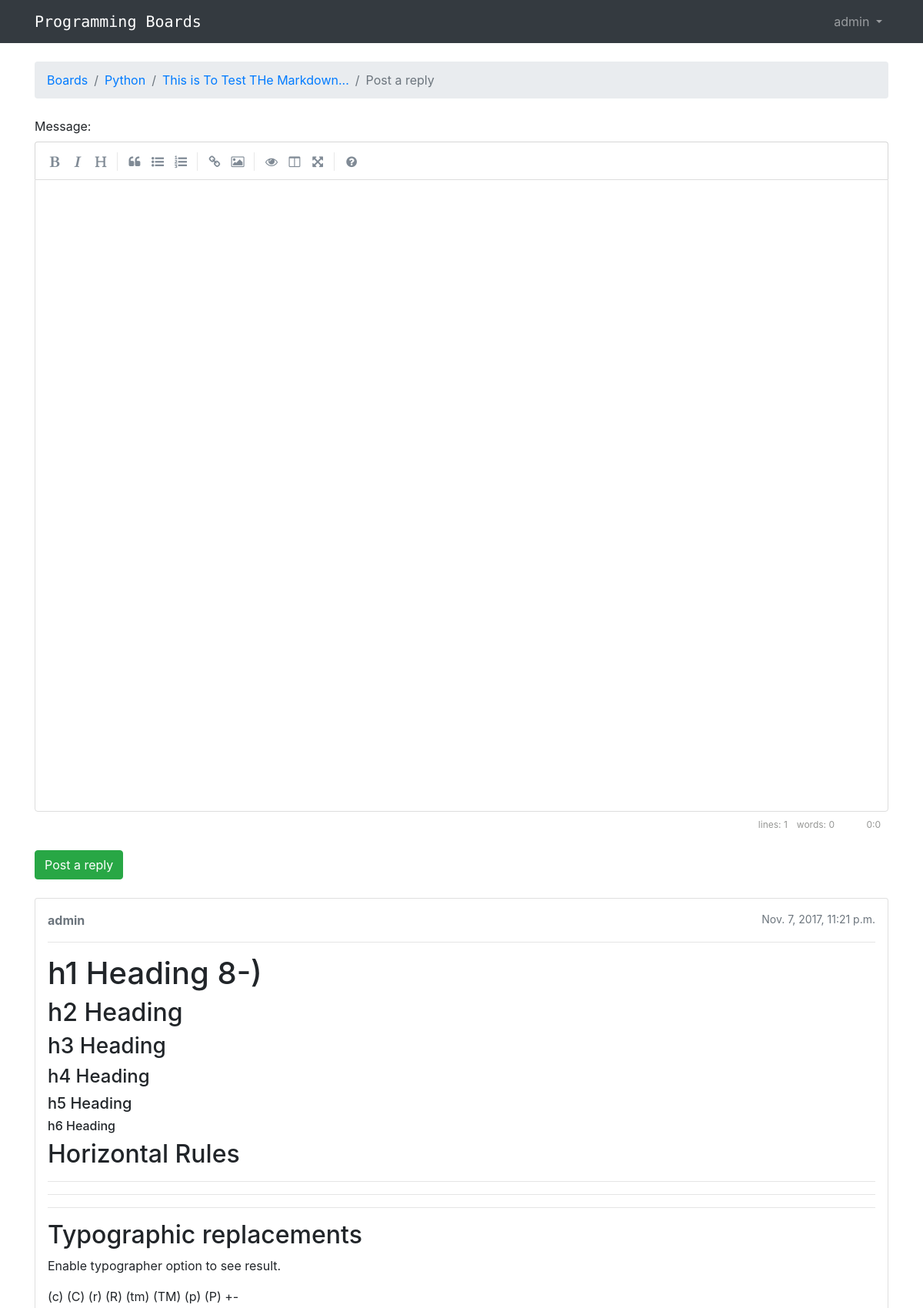
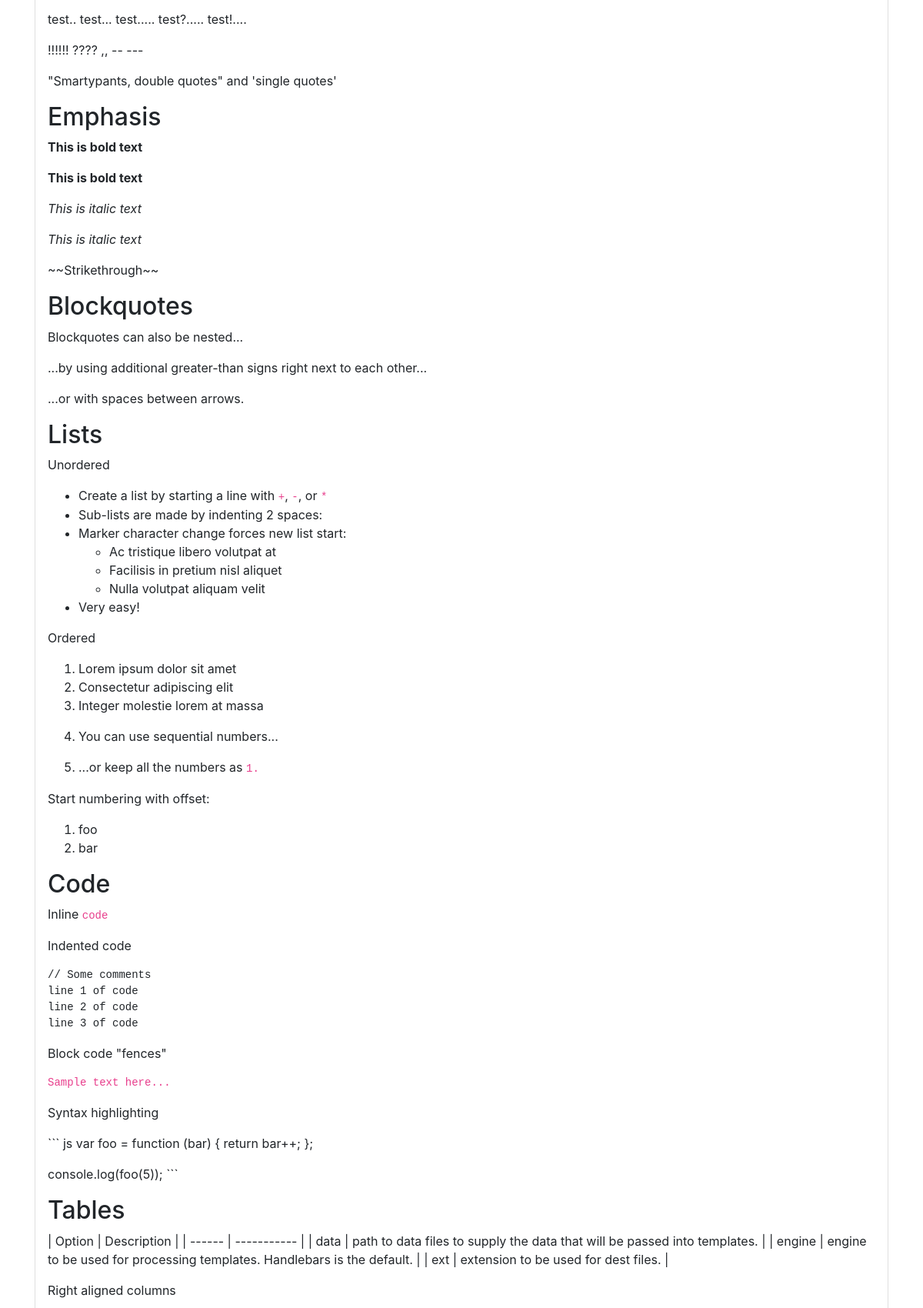
The page /boards/1/topics/110/reply/ (signed in, upper part) on the database its author committed (2 pictures, top to bottom).
### boards/models.py (models this page shows, shortened)
class Topic(models.Model):
    subject = models.CharField(max_length=255)
    last_updated = models.DateTimeField(auto_now_add=True)
    board = models.ForeignKey(Board, related_name='topics')
    starter = models.ForeignKey(User, related_name='topics')
    views = models.PositiveIntegerField(default=0)

class Board(models.Model):
    name = models.CharField(max_length=30, unique=True)
    description = models.CharField(max_length=100)

class Post(models.Model):
    message = models.TextField(max_length=5000)
    topic = models.ForeignKey(Topic, related_name='posts')
    created_at = models.DateTimeField(auto_now_add=True)
    updated_at = models.DateTimeField(null=True)
    created_by = models.ForeignKey(User, related_name='posts')
    updated_by = models.ForeignKey(User, null=True, related_name='+')
    def get_message_as_markdown(self):
        return mark_safe(markdown(self.message, safe_mode='escape'))

### boards/views.py (the view)
# urls.py: url(r'^boards/(?P<pk>\d+)/topics/(?P<topic_pk>\d+)/reply/$', views.reply_topic, name='reply_topic'),
@login_required
def reply_topic(request, pk, topic_pk):
    topic = get_object_or_404(Topic, board__pk=pk, pk=topic_pk)
    if request.method == 'POST':
        form = PostForm(request.POST)
        if form.is_valid():
            post = form.save(commit=False)
            post.topic = topic
            post.created_by = request.user
            post.save()
            return redirect('topic_posts', pk=pk, topic_pk=topic_pk)
    else:
        form = PostForm()
    return render(request, 'reply_topic.html', {'topic': topic, 'form': form})

### boards/templatetags/form_tags.py (called while the page is built)
@register.filter
def input_class(bound_field):
    css_class = ''
    if bound_field.form.is_bound:
        if bound_field.errors:
            css_class = 'is-invalid'
        elif field_type(bound_field) != 'PasswordInput':
            css_class = 'is-valid'
    return 'form-control {}'.format(css_class)

### templates/reply_topic.html (shortened to what this page needs)
{% extends 'base.html' %}
{% load static %}
{% block stylesheet %}
  <link rel="stylesheet" href="{% static 'css/simplemde.min.css' %}">
{% endblock %}
{% block breadcrumb %}
  <li class="breadcrumb-item"><a href="{% url 'home' %}">Boards</a></li>
  <li class="breadcrumb-item"><a href="{% url 'board_topics' topic.board.pk %}">{{ topic.board.name }}</a></li>
  <li class="breadcrumb-item"><a href="{% url 'topic_posts' topic.board.pk topic.pk %}">{{ topic.subject }}</a></li>
  <li class="breadcrumb-item active">Post a reply</li>
{% endblock %}
{% block content %}
  <form method="post" class="mb-4" novalidate>
    {% include 'includes/form.html' %}
    <button type="submit" class="btn btn-success">Post a reply</button>
  </form>
  {% for post in topic.posts.all %}
    <div class="card mb-2">
      <div class="card-body p-3">
        <div class="row mb-3">
          <div class="col-6">
            <strong class="text-muted">{{ post.created_by.username }}</strong>
          </div>
          <div class="col-6 text-right">
            <small class="text-muted">{{ post.created_at }}</small>
          </div>
        </div>
        {{ post.get_message_as_markdown }}
      </div>
    </div>
  {% endfor %}
{% endblock %}

### templates/base.html (shortened to what this page needs)
{% load static %}
{% load bootstrap4 %}
{% block bootstrap4_content %}
<html>
    <head>
      {% bootstrap_css %}
      <link rel="stylesheet" href="{% static 'css/app.css' %}">
      {% block stylesheet %}{% endblock %}
    </head>
    <body>
        {% block body %}
        <nav class="navbar navbar-expand-sm navbar-dark bg-dark">
            <div class="container">
              <a class="navbar-brand" href="{% url 'home' %}">Programming Boards</a>
              <div class="collapse navbar-collapse" id="mainMenu">
                {% if user.is_authenticated %}
                  <ul class="navbar-nav ml-auto">
                    <li class="nav-item dropdown">
                      <a class="nav-link dropdown-toggle" href="#" id="userMenu" data-toggle="dropdown" aria-haspopup="true" aria-expanded="false">
                        {{ user.username }}
                      </a>
                    </li>
                  </ul>
                {% else %}
                  <form class="form-inline ml-auto">
                      <a href="{% url 'login' %}" class="btn btn-outline-secondary">Log in</a>
                    <a href="{% url 'signup' %}" class="btn btn-primary ml-2">Sign up</a>
                  </form>
                {% endif %}
              </div>
            </div>
          </nav>
      <div class="container">
        <ol class="breadcrumb my-4">
          {% block breadcrumb %}
          {% endblock %}
        </ol>
        {% block content %}
        {% endblock %}
      </div>
      {% endblock body %}
    </body>
  </html>
{% endblock %}

### static/css/app.css (style rules this page uses)
.navbar-brand { font-family: 'Source Code Pro', monospace; }

### rows shown on the page
Topic: board.name "Python", subject "This is To Test THe Markdown..."
Post: created_by.username "admin", created_at "Nov. 7, 2017, 11:21 p.m.", get_message_as_markdown "h1 Heading 8-) h2 Heading h3 Heading h4 Heading h5 Heading h6 Heading Horizontal Rules Typographic replacements Enable typographer option to see result. (c) (C) (r) (R) (tm) (TM) (p) (P) +- test.. test... test..... test?..... test!.... !!!!!! ???? ,, -- --- \"Smartypants, double quotes\" and 'single quotes' Emphasis This is bold text This is bold text This is italic text This is italic text ~~Strikethrough~~ Blockquotes Blockquotes can also be nested... ...by using additional greater-than signs right next to each other... ...or with spaces between arrows. Lists Unordered Create a list by starting a line with + , - , or * Sub-lists are made by indenting 2 spaces: Marker character change forces…"

### other values the page prints
{{ user.username }} "admin"
{{ field.label_tag }} "Message:"
